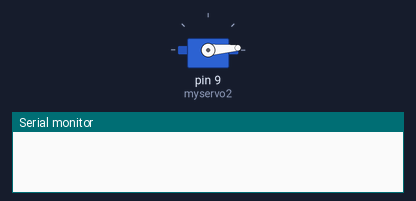
This sketch was run on a simulated Arduino Uno, built with avr-gcc and run on an emulated ATmega328P. On the bench: servo, the last lines printed to the serial monitor.

Above: at 0.15 s.
At 8.75 s:
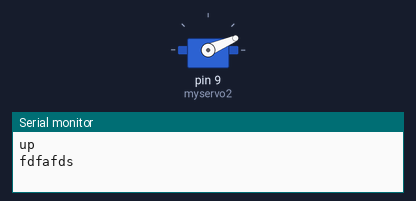
At 19.17 s:
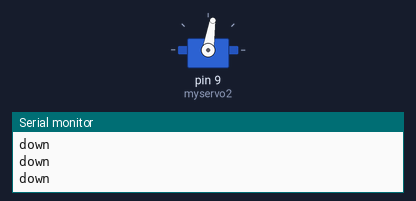
At 39.69 s:
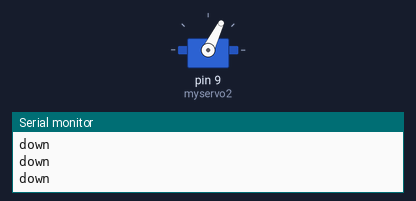
Timing chart, 0 to 40.0 s (numbered marks = the images above):
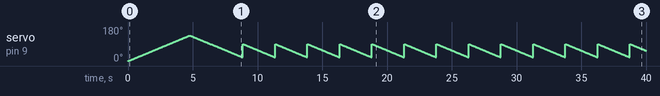

The sketch:

servo_vertical_test.ino
```cpp
#include <Servo.h>
Servo myservo2;
int pos,temp = 0;
void setup() {
  // put your setup code here, to run once:
  myservo2.attach(9);
  Serial.begin(9600);

}

void loop() {
  // put your main code here, to run repeatedly:
if(temp==0)
  {
    up();
    Serial.println("up");
  }
  else if(temp==2)
  {
    down();Serial.println("down");
  }
  else
  {
    straight();
    Serial.println("fdfafds");
  }

  //Serial.println("elsewhere");
}

void up()
{
  for (pos = 0; pos <=135; pos += 1) { // goes from 0 degrees to 180 degrees
    // in steps of 1 degree
    myservo2.write(pos);              // tell servo to go to position in variable 'pos'
    delay(35);                       // waits 15ms for the servo to reach the position
  }
  temp=1;

}


void straight()
{
  temp=2;
  int angle=myservo2.read();
  if(angle<90)
  {
    for (pos = angle; pos <=90; pos += 1)
    { // goes from 0 degrees to 180 degrees.
    // in steps of 1 degree
    myservo2.write(pos);              // tell servo to go to position in variable 'pos'
    delay(35);                       // waits 15ms for the servo to reach the position
  }
  int angle=myservo2    .read();
  }
  else if(angle>90)
  {
    for (pos = angle; pos >=90; pos -= 1)
    { // goes from 0 degrees to 180 degrees.
    // in steps of 1 degree
    myservo2.write(pos);              // tell servo to go to position in variable 'pos'
    delay(35);                       // waits 15ms for the servo to reach the position
     }
     int angle=myservo2.read();
  }
  else if(angle==90)
  {
    myservo2.detach();
    delay(35);
  }

  }


void down()
{
  for (pos = 90; pos >=20; pos -= 1) { // goes from 0 degrees to 180 degrees
    // in steps of 1 degree
    myservo2.write(pos);              // tell servo to go to position in variable 'pos'
    delay(35);                       // waits 15ms for the servo to reach the position
  }
    temp=2;

}
```
